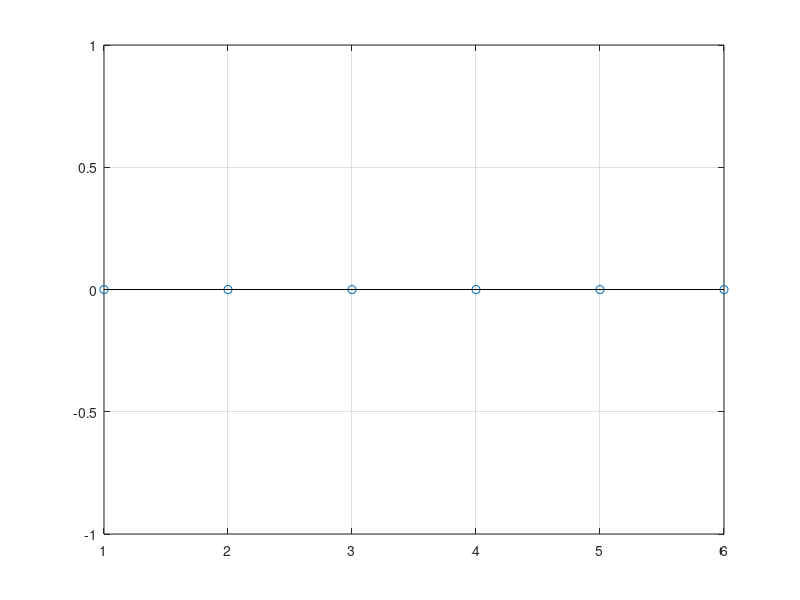

MATLAB code for this plot:
function[]= Ex6()

    Fs = 12000;
    N = 0.5*12; %numar esantioane 0.5 ms * 12kHz
    v = 1:N;
    for i = 1:1:N
        S(i) = round(rand);
    end
    ts = 1/Fs;
    t = ts:ts:N*ts;
   plot(t,S);
  
    stem(v,S),grid %semnalul discret in functie de n


end